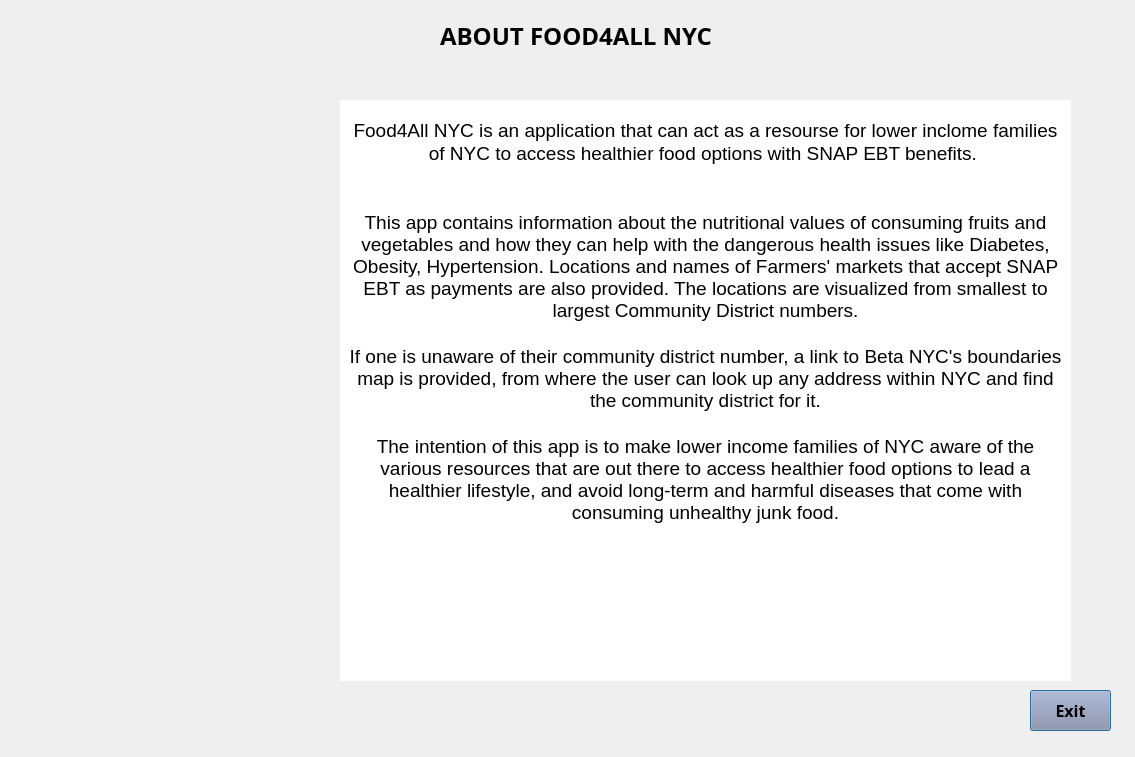
<?xml version="1.0" encoding="UTF-8"?>
<ui version="4.0">
 <class>About</class>
 <widget class="QDialog" name="About">
  <property name="geometry">
   <rect>
    <x>0</x>
    <y>0</y>
    <width>1135</width>
    <height>757</height>
   </rect>
  </property>
  <property name="windowTitle">
   <string>Dialog</string>
  </property>
  <widget class="QLabel" name="label">
   <property name="geometry">
    <rect>
     <x>440</x>
     <y>0</y>
     <width>371</width>
     <height>71</height>
    </rect>
   </property>
   <property name="font">
    <font>
     <family>Rockwell</family>
     <pointsize>18</pointsize>
     <weight>75</weight>
     <bold>true</bold>
    </font>
   </property>
   <property name="styleSheet">
    <string notr="true"/>
   </property>
   <property name="text">
    <string>ABOUT FOOD4ALL NYC</string>
   </property>
  </widget>
  <widget class="QTextEdit" name="textEdit">
   <property name="geometry">
    <rect>
     <x>340</x>
     <y>100</y>
     <width>731</width>
     <height>581</height>
    </rect>
   </property>
   <property name="styleSheet">
    <string notr="true">font: 10pt &quot;Rockwell&quot;;</string>
   </property>
   <property name="frameShape">
    <enum>QFrame::NoFrame</enum>
   </property>
   <property name="frameShadow">
    <enum>QFrame::Plain</enum>
   </property>
   <property name="html">
    <string>&lt;!DOCTYPE HTML PUBLIC &quot;-//W3C//DTD HTML 4.0//EN&quot; &quot;http://www.w3.org/TR/REC-html40/strict.dtd&quot;&gt;
&lt;html&gt;&lt;head&gt;&lt;meta name=&quot;qrichtext&quot; content=&quot;1&quot; /&gt;&lt;style type=&quot;text/css&quot;&gt;
p, li { white-space: pre-wrap; }
&lt;/style&gt;&lt;/head&gt;&lt;body style=&quot; font-family:'Rockwell'; font-size:10pt; font-weight:400; font-style:normal;&quot;&gt;
&lt;p align=&quot;center&quot; style=&quot;-qt-paragraph-type:empty; margin-top:0px; margin-bottom:0px; margin-left:0px; margin-right:0px; -qt-block-indent:0; text-indent:0px;&quot;&gt;&lt;br /&gt;&lt;/p&gt;
&lt;p align=&quot;center&quot; style=&quot; margin-top:0px; margin-bottom:0px; margin-left:0px; margin-right:0px; -qt-block-indent:0; text-indent:0px;&quot;&gt;&lt;span style=&quot; font-size:14pt;&quot;&gt;Food4All NYC is an application that can act as a resourse for lower inclome families&lt;/span&gt;&lt;/p&gt;
&lt;p align=&quot;center&quot; style=&quot; margin-top:0px; margin-bottom:0px; margin-left:0px; margin-right:0px; -qt-block-indent:0; text-indent:0px;&quot;&gt;&lt;span style=&quot; font-size:14pt;&quot;&gt;of NYC to access healthier food options with SNAP EBT benefits. &lt;/span&gt;&lt;/p&gt;
&lt;p align=&quot;center&quot; style=&quot;-qt-paragraph-type:empty; margin-top:0px; margin-bottom:0px; margin-left:0px; margin-right:0px; -qt-block-indent:0; text-indent:0px; font-size:14pt;&quot;&gt;&lt;br /&gt;&lt;/p&gt;
&lt;p align=&quot;center&quot; style=&quot;-qt-paragraph-type:empty; margin-top:0px; margin-bottom:0px; margin-left:0px; margin-right:0px; -qt-block-indent:0; text-indent:0px; font-size:14pt;&quot;&gt;&lt;br /&gt;&lt;/p&gt;
&lt;p align=&quot;center&quot; style=&quot; margin-top:0px; margin-bottom:0px; margin-left:0px; margin-right:0px; -qt-block-indent:0; text-indent:0px;&quot;&gt;&lt;span style=&quot; font-size:14pt;&quot;&gt;This app contains information about the nutritional values of consuming fruits and vegetables and how they can help with the dangerous health issues like Diabetes, Obesity, Hypertension. Locations and names of Farmers' markets that accept SNAP EBT as payments are also provided. The locations are visualized from smallest to largest Community District numbers.&lt;/span&gt;&lt;/p&gt;
&lt;p align=&quot;center&quot; style=&quot;-qt-paragraph-type:empty; margin-top:0px; margin-bottom:0px; margin-left:0px; margin-right:0px; -qt-block-indent:0; text-indent:0px; font-size:14pt;&quot;&gt;&lt;br /&gt;&lt;/p&gt;
&lt;p align=&quot;center&quot; style=&quot; margin-top:0px; margin-bottom:0px; margin-left:0px; margin-right:0px; -qt-block-indent:0; text-indent:0px;&quot;&gt;&lt;span style=&quot; font-size:14pt;&quot;&gt;If one is unaware of their community district number, a link to Beta NYC's boundaries map is provided, from where the user can look up any address within NYC and find the community district for it.&lt;/span&gt;&lt;/p&gt;
&lt;p align=&quot;center&quot; style=&quot;-qt-paragraph-type:empty; margin-top:0px; margin-bottom:0px; margin-left:0px; margin-right:0px; -qt-block-indent:0; text-indent:0px; font-size:14pt;&quot;&gt;&lt;br /&gt;&lt;/p&gt;
&lt;p align=&quot;center&quot; style=&quot; margin-top:0px; margin-bottom:0px; margin-left:0px; margin-right:0px; -qt-block-indent:0; text-indent:0px;&quot;&gt;&lt;span style=&quot; font-size:14pt;&quot;&gt;The intention of this app is to make lower income families of NYC aware of the various resources that are out there to access healthier food options to lead a healthier lifestyle, and avoid long-term and harmful diseases that come with consuming unhealthy junk food.&lt;/span&gt;&lt;/p&gt;&lt;/body&gt;&lt;/html&gt;</string>
   </property>
  </widget>
  <widget class="QLabel" name="label_2">
   <property name="geometry">
    <rect>
     <x>530</x>
     <y>110</y>
     <width>141</width>
     <height>31</height>
    </rect>
   </property>
   <property name="text">
    <string/>
   </property>
  </widget>
  <widget class="QPushButton" name="pushButton_2">
   <property name="geometry">
    <rect>
     <x>1030</x>
     <y>690</y>
     <width>81</width>
     <height>41</height>
    </rect>
   </property>
   <property name="font">
    <font>
     <family>Rockwell</family>
     <pointsize>12</pointsize>
     <weight>75</weight>
     <bold>true</bold>
    </font>
   </property>
   <property name="styleSheet">
    <string notr="true">background-color: rgb(146, 144, 170);</string>
   </property>
   <property name="text">
    <string>Exit</string>
   </property>
  </widget>
 </widget>
 <resources/>
 <connections/>
</ui>
